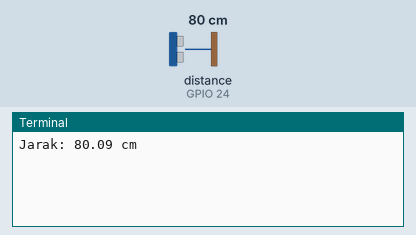
This program was run on a simulated Raspberry Pi (BCM pin numbers). Shown: the last lines printed to the terminal. Inputs (shaded band) come from the test bench; at power-on: distance to the obstacle (sensor on GPIO 24) 80 cm. The echo pulse lasts 58.3 µs per cm; the clock reads 2024-03-15 10:24:30 at power-on unless the program sets it.

Above: at 1.2 s.
1.3 s: distance to the obstacle (sensor on GPIO 24) set to 2 cm
At 2.6 s:
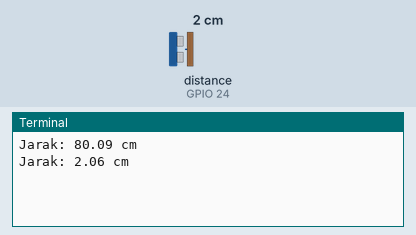
3.4 s: distance to the obstacle (sensor on GPIO 24) set to 4 cm
At 4.7 s:
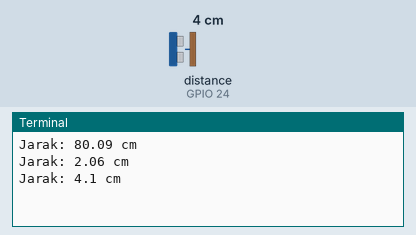
Timing chart, 0 to 6.4 s (numbered marks = the images above; inputs shaded):
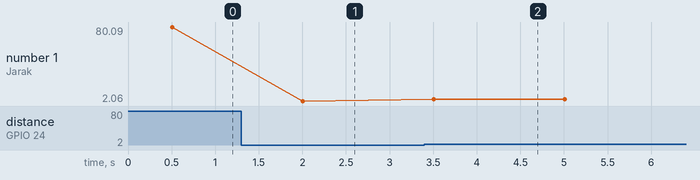

Measured:
- after the input at 1.3 s, the terminal: prints a new line after 0.71 s (image 1)
- after the input at 3.4 s, the terminal: prints a new line after 0.11 s (image 2)
- plotted number 1: 80.09 → 2.06 after the input at 1.3 s, 2.06 → 4.1 after the input at 3.4 s

The program:

sensor_jarak.py
```python
import RPi.GPIO as GPIO
import time

# Gunakan penomoran BCM
GPIO.setmode(GPIO.BCM)

# Atur GPIO
TRIG = 23
ECHO = 24

GPIO.setup(TRIG, GPIO.OUT)
GPIO.setup(ECHO, GPIO.IN)

def hitung_jarak():
    # Set TRIG rendah untuk memastikan tidak ada pulsa
    GPIO.output(TRIG, False)
    time.sleep(0.5)

    # Kirim pulsa selama 10 mikrodetik
    GPIO.output(TRIG, True)
    time.sleep(0.00001)
    GPIO.output(TRIG, False)

    # Waktu sinyal mulai
    while GPIO.input(ECHO) == 0:
        waktu_mulai = time.time()

    # Waktu sinyal diterima kembali
    while GPIO.input(ECHO) == 1:
        waktu_akhir = time.time()

    durasi = waktu_akhir - waktu_mulai

    # Kecepatan suara = 34300 cm/s
    jarak = durasi * 17150
    jarak = round(jarak, 2)

    return jarak

try:
    while True:
        jarak = hitung_jarak()
        print(f"Jarak: {jarak} cm")
        time.sleep(1)

except KeyboardInterrupt:
    print("Menghentikan program")
    GPIO.cleanup()
```
